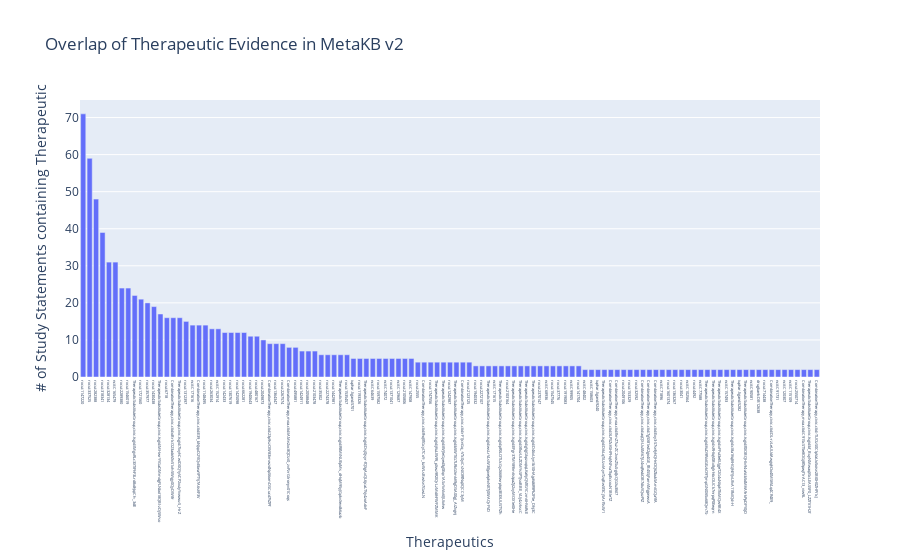

Here is the notebook cell this chart was saved with:
### Code cell
# Bar Graph of Evidence Overlap
fig = px.bar(tdf[0:115], x='Therapeutics', y='counts', title='Overlap of Therapeutic Evidence in MetaKB v2')
fig.update_layout(yaxis_title='# of Study Statements containing Therapeutic',
                  xaxis=dict(tickfont=dict(size=4)),
                  bargap=0.2)
fig.show()
pio.write_image(fig, "Therapeutic_overlap_bar.png", format='png', width=1500, height=500, scale=5)

### Figure 1 — Plotly figure (JSON) as saved in the notebook; plotly's stock layout.template omitted (floating-point values rounded to 4 significant figures)
{"data": [{"alignmentgroup": "True", "hovertemplate": "Therapeutics=%{x}<br>counts=%{y}<extra></extra>", "legendgroup": "", "marker": {"color": "#636efa", "pattern": {"shape": ""}}, "name": "", "offsetgroup": "", "orientation": "v", "showlegend": false, "textposition": "auto", "type": "bar", "x": ["rxcui:1147220", "rxcui:337525", "rxcui:282388", "rxcui:318341", "rxcui:328134", "ncit:C165479", "rxcui:2289380", "rxcui:1546019", ["TherapeuticSubstituteGroup", "civic.tsgid:IMgxRLc3XTtFhF3LrdtkdhJqiCh-_3dE"], "rxcui:1721560", "rxcui:357977", "rxcui:1430438", ["TherapeuticSubstituteGroup", "civic.tsgid:MHwrYYGaDMmdgFLNboI18QBl-zDj5Wso"], "rxcui:6718", ["CombinationTherapy", "civic.ctid:oBrlcO23adoVXv51xh-5Wigy0QyDWtfr"], ["TherapeuticSubstituteGroup", "civic.tsgid:7IxyhCwID0QYyVCP2xuIyYvwwu-S_HrZ"], "rxcui:1312397", "ncit:C171616", ["CombinationTherapy", "civic.ctid:E39_bNJqxD2YlQvEbnaYPTYj7A6sKF3V"], "rxcui:1148495", "rxcui:263034", "ncit:C152914", "rxcui:142433", "rxcui:1307619", "rxcui:1425098", "rxcui:662281", "rxcui:1940643", "rxcui:480167", "rxcui:2049873", ["CombinationTherapy", "civic.ctid:23p9szOW83imwzdNpS6omDSCucd7VZPf"], "rxcui:1364347", "rxcui:2267574", ["CombinationTherapy", "moa.ctid:IAMn2xc8QDzi0_zvPzrGlronyv01Coqs"], "rxcui:495881", "rxcui:1424911", "rxcui:2058848", "rxcui:2103478", "rxcui:35302", "rxcui:2274378", "rxcui:1442981", ["TherapeuticSubstituteGroup", "civic.tsgid:R8MiNUEpMs_dHqM95yJGpkvXevdk6azb"], "rxcui:1535457", "iuphar.ligand:5701", "rxcui:1193326", ["TherapeuticSubstituteGroup", "civic.tsgid:Dsj0jsyr-fQXgAxQL6jcaLTVy4zoAdvF"], "ncit:C64639", "rxcui:1597582", "ncit:C74072", "rxcui:1371041", "ncit:C129687", "rxcui:2105806", "ncit:C147908", "rxcui:2555", ["CombinationTherapy", "civic.ctid:fhoJlflGcyI7CoY-_bzWLsBwlsn7GwLN"], "rxcui:1747556", ["TherapeuticSubstituteGroup", "civic.tsgid:jKuLlWRt_pXwz9R2lQrLzMdihFWFZMMK"], ["TherapeuticSubstituteGroup", "civic.tsgid:tWJleGyed3g0Eqv1ASxYxVix6lJUtxhw"], "rxcui:1242987", ["TherapeuticSubstituteGroup", "civic.tsgid:b5WTtG7LRkGXmkK9gDSA00gJ_AiZvgnj"], ["CombinationTherapy", "civic.ctid:rF1JcnGq_-VTc0yiCsNIORfNqXQCC3yM"], "rxcui:2123125", "rxcui:1940332", "rxcui:2272107", ["TherapeuticSubstituteGroup", "civic.tsgid:wsLrVLsW3tlJpvelphvNfi7j0WAQrFVD"], "ncit:C171615", ["TherapeuticSubstituteGroup", "civic.tsgid:pRXLOTUcGy266tKwrptqo3E3XUUSTYZh"], "rxcui:2103164", ["TherapeuticSubstituteGroup", "civic.tsgid:EFgr37MY89Im6stpaZjt2xyMOX1et0He"], ["TherapeuticSubstituteGroup", "civic.tsgid:XfIozULZDMYsSPTJsoBBE_VUj4zzkscC"], ["TherapeuticSubstituteGroup", "civic.tsgid:gVgGkpzxqiqLKaKyQVlfGYCzm6HVoRcE"], ["TherapeuticSubstituteGroup", "civic.tsgid:D46xUyn1b10HAjpKd6R9Pk2F5e_Dhj3C"], "rxcui:2370147", "ncit:C68936", "rxcui:1547545", "rxcui:37776", "rxcui:1919083", "ncit:C99905", "rxcui:141704", "ncit:C48402", "ncit:C158603", "iuphar.ligand:9240", ["TherapeuticSubstituteGroup", "civic.tsgid:DikLqTiUzvlAynTzqBw5f3Cj5Arf5sW1"], ["CombinationTherapy", "civic.ctid:XLPSZcKSHPHqVNFvaTkpEccouN1BleTZ"], ["CombinationTherapy", "moa.ctid:fImZ7uz-ZC2vosZSuS-gdJcQGXu3l6l7"], "rxcui:2049106", "rxcui:153329", "rxcui:32592", ["CombinationTherapy", "civic.ctid:aqQX-Uu5M67jU4vqRwbOB7diuYQozPtZ"], ["CombinationTherapy", "civic.ctid:7g5X81wE2go4GE_fB45SjFamVMgpnwsA"], ["CombinationTherapy", "civic.ctid:Exy3-S7snfyhQHnOQ6ZbukSAmtGQaYfA"], "ncit:C71896", "rxcui:1601374", "rxcui:1363267", "rxcui:3041", "ncit:C102564", "rxcui:4492", "ncit:C77588", ["TherapeuticSubstituteGroup", "civic.tsgid:KuD9fVxtGEzkO9TjmpGN0Xt5x68Qm7S-"], ["TherapeuticSubstituteGroup", "civic.tsgid:sRHtqV0Bx8glrh6cOUCk7nrpqP0Eeqrn"], ["TherapeuticSubstituteGroup", "civic.tsgid:xFFut3eEUjgeT2G4uNtiphTfxMQw9B4X"], "ncit:C157493", ["TherapeuticSubstituteGroup", "civic.tsgid:cI8a1KqlKHGJhEYJvUfvA11fkiIQd--H"], "iuphar.ligand:5282", ["TherapeuticSubstituteGroup", "civic.tsgid:f0IOBQHIv94-aVcb5dMKA9rkPpDFY0jD"], "ncit:C90581", "drugbank:DB12638", "rxcui:714438", ["CombinationTherapy", "civic.ctid:DL-rzLeUUdAwgqhOo4lMSKVLq4CR4E9_"], "ncit:C91731", "ncit:C120307", "ncit:C115109", "rxcui:2550714", ["CombinationTherapy", "moa.ctid:C91ScST5e8OGj8fXpwjf1rACl3_viw9L"], ["TherapeuticSubstituteGroup", "civic.tsgid:bf_BuyNMwaqXScLEAS5F0_LZZf1t1H2f"], ["CombinationTherapy", "civic.ctid:-TUOzS0ClpVaUo5oisn2Bt0H0ZHPi1cJ"]], "xaxis": "x", "y": [71, 59, 48, 39, 31, 31, 24, 24, 22, 21, 20, 19, 17, 16, 16, 16, 15, 14, 14, 14, 13, 13, 12, 12, 12, 12, 11, 11, 10, 9, 9, 9, 8, 8, 7, 7, 7, 6, 6, 6, 6, 6, 5, 5, 5, 5, 5, 5, 5, 5, 5, 5, 4, 4, 4, 4, 4, 4, 4, 4, 4, 3, 3, 3, 3, 3, 3, 3, 3, 3, 3, 3, 3, 3, 3, 3, 3, 3, 2, 2, 2, 2, 2, 2, 2, 2, 2, 2, 2, 2, 2, 2, 2, 2, 2, 2, 2, 2, 2, 2, 2, 2, 2, 2, 2, 2, 2, 2, 2, 2, 2, 2, 2, 2, 2], "yaxis": "y"}], "layout": {"bargap": 0.2, "barmode": "relative", "legend": {"tracegroupgap": 0}, "title": {"text": "Overlap of Therapeutic Evidence in MetaKB v2"}, "xaxis": {"anchor": "y", "domain": [0, 1], "tickfont": {"size": 4}, "title": {"text": "Therapeutics"}}, "yaxis": {"anchor": "x", "domain": [0, 1], "title": {"text": "# of Study Statements containing Therapeutic"}}}}
